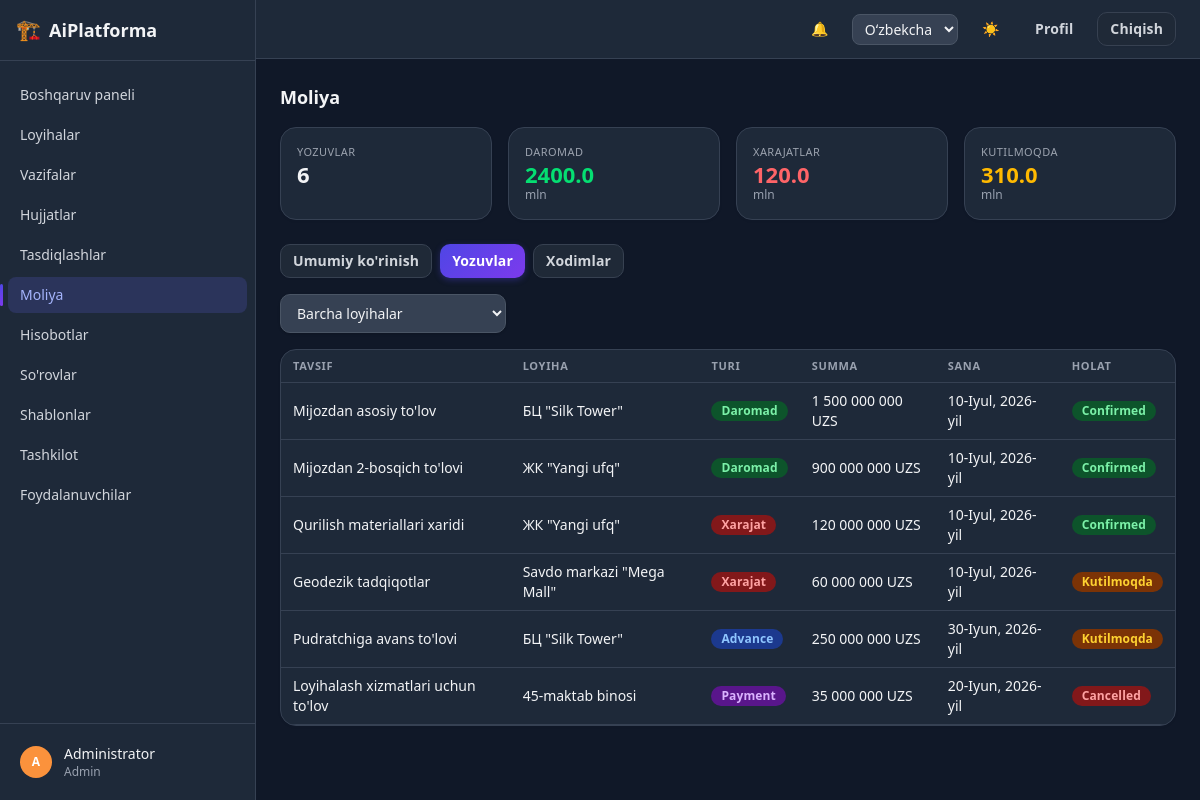
The page /finance/?tab=records (signed in) on the database its author committed.
### apps/accounts/models.py (models this page shows, shortened)
class User(AbstractBaseUser, PermissionsMixin):
    class Role(models.TextChoices):
        ADMIN = "admin", _("Admin")
        MANAGER = "manager", _("Manager")
        GIP = "gip", _("GIP")
        GIP_ASSISTANT = "gip_assistant", _("GIP assistant")
        DESIGNER = "designer", _("Designer")
        REVIEWER = "reviewer", _("Reviewer")
        CLIENT = "client", _("Client")
    id = models.UUIDField(primary_key=True, default=uuid.uuid4, editable=False)
    email = models.EmailField(unique=True)
    full_name = models.CharField(max_length=255)
    role = models.CharField(max_length=20, choices=Role.choices, default=Role.DESIGNER)
    department = models.CharField(max_length=255, blank=True, null=True)
    phone = models.CharField(max_length=50, blank=True, null=True)
    avatar = models.ImageField(upload_to="avatars/", blank=True, null=True)
    telegram_chat_id = models.CharField(max_length=64, blank=True, null=True)
    is_active = models.BooleanField(default=True)
    is_staff = models.BooleanField(default=False)
    is_verified = models.BooleanField(default=False)
    totp_secret = models.CharField(max_length=64, blank=True, null=True)
    two_factor_enabled = models.BooleanField(default=False)
    created_at = models.DateTimeField(auto_now_add=True)
    updated_at = models.DateTimeField(auto_now=True)
    objects = UserManager()
    USERNAME_FIELD = "email"
    REQUIRED_FIELDS = ["full_name"]
    class Meta:
        ordering = ["full_name"]
    def get_short_name(self):
        return self.full_name.split()[0] if self.full_name else self.email

### apps/finance/models.py (models this page shows, shortened)
class FinancialRecord(models.Model):
    id = models.UUIDField(primary_key=True, default=uuid.uuid4, editable=False)
    project = models.ForeignKey("projects.Project", on_delete=models.CASCADE, related_name="financial_records")
    type = models.CharField(max_length=20, choices=RecordType.choices)
    amount = models.FloatField()
    currency = models.CharField(max_length=10, default="UZS")
    description = models.CharField(max_length=500, blank=True, null=True)
    category = models.CharField(max_length=100, blank=True, null=True)
    date = models.DateField()
    status = models.CharField(max_length=20, choices=RecordStatus.choices, default=RecordStatus.PENDING)
    created_by = models.ForeignKey(settings.AUTH_USER_MODEL, on_delete=models.PROTECT)
    created_at = models.DateTimeField(auto_now_add=True)
    updated_at = models.DateTimeField(auto_now=True)
    class Meta:
        ordering = ["-date"]

### apps/projects/models.py (models this page shows, shortened)
class Project(models.Model):
    class Stage(models.TextChoices):
        CONCEPT = "concept", _("Concept")
        PRELIMINARY = "preliminary", _("Preliminary design")
        WORKING_DOCS = "working_docs", _("Working documentation")
        EXPERTISE = "expertise", _("Expertise")
        CONSTRUCTION = "construction", _("Construction")
    class Status(models.TextChoices):
        ACTIVE = "active", _("Active")
        ON_HOLD = "on_hold", _("On hold")
        COMPLETED = "completed", _("Completed")
        CANCELLED = "cancelled", _("Cancelled")
    id = models.UUIDField(primary_key=True, default=uuid.uuid4, editable=False)
    name = models.CharField(max_length=255)
    description = models.CharField(max_length=2000, blank=True, null=True)
    client_name = models.CharField(max_length=255, blank=True, null=True)
    client_contact = models.CharField(max_length=255, blank=True, null=True)
    address = models.CharField(max_length=500, blank=True, null=True)
    stage = models.CharField(max_length=20, choices=Stage.choices, default=Stage.CONCEPT)
    status = models.CharField(max_length=20, choices=Status.choices, default=Status.ACTIVE)
    start_date = models.DateField(blank=True, null=True)
    deadline = models.DateField(blank=True, null=True)
    budget = models.FloatField(default=0)
    paid_amount = models.FloatField(default=0)
    created_by = models.ForeignKey(
        settings.AUTH_USER_MODEL, on_delete=models.PROTECT, related_name="created_projects"
    )
    created_at = models.DateTimeField(auto_now_add=True)
    updated_at = models.DateTimeField(auto_now=True)
    class Meta:
        ordering = ["-created_at"]

### apps/finance/views.py (the view, shortened to what this page needs)
# urls.py: path("", views.finance_home, name="home"),
@login_required
def finance_home(request):
    tab = request.GET.get("tab", "overview")
    projects = visible_projects_for(request.user)
    records = FinancialRecord.objects.filter(project__in=projects)
    context = {"tab": tab, "projects": projects}
    if tab == "records":
        project_id = request.GET.get("project")
        if project_id:
            records = records.filter(project_id=project_id)
        context["records"] = records.select_related("project")[:200]
        context["project_id"] = project_id or ""
        confirmed = records.filter(status=RecordStatus.CONFIRMED)
        context["stat_cards"] = [
            {"label": _("Records"), "value": records.count()},
            {"label": _("Income"), "value": _millions(sum(
                r.amount for r in confirmed.filter(type=RecordType.INCOME))),
             "color": "text-green-600 dark:text-green-400", "sub": _("mln")},
            {"label": _("Expenses"), "value": _millions(sum(
                r.amount for r in confirmed.filter(type=RecordType.EXPENSE))),
             "color": "text-red-600 dark:text-red-400", "sub": _("mln")},
            {"label": _("Pending"), "value": _millions(sum(
                r.amount for r in records.filter(status=RecordStatus.PENDING))),
             "color": "text-amber-600 dark:text-amber-400", "sub": _("mln")},
        ]
    return render(request, "finance/finance_home.html", context)

### templates/finance/finance_home.html (shortened to what this page needs)
{% extends "base.html" %}
{% load i18n core_extras finance_extras %}
{% block page_title %}{% trans "Finance" %}{% endblock %}
{% block content %}
{% include "partials/stat_cards.html" %}
<div class="mb-4 flex gap-2">
  <a href="?tab=overview" class="btn btn-sm {% if tab == 'overview' %}btn-primary{% else %}btn-secondary{% endif %}">{% trans "Overview" %}</a>
  <a href="?tab=records" class="btn btn-sm {% if tab == 'records' %}btn-primary{% else %}btn-secondary{% endif %}">{% trans "Records" %}</a>
  <a href="?tab=employees" class="btn btn-sm {% if tab == 'employees' %}btn-primary{% else %}btn-secondary{% endif %}">{% trans "Employees" %}</a>
</div>
{% if tab == "records" %}
  <form method="get" class="mb-4 flex items-center gap-2">
    <select name="project" onchange="this.form.submit()" class="field-input w-auto">
      <option value="">{% trans "All projects" %}</option>
    </select>
  </form>
  <div class="card overflow-x-auto">
    <table class="w-full text-left text-sm">
      <thead class="border-b border-gray-200 text-gray-500 dark:border-gray-700 dark:text-gray-400">
        <tr><th class="px-3 py-2">{% trans "Description" %}</th><th class="px-3 py-2">{% trans "Project" %}</th>
            <th class="px-3 py-2">{% trans "Type" %}</th><th class="px-3 py-2">{% trans "Amount" %}</th>
            <th class="px-3 py-2">{% trans "Date" %}</th><th class="px-3 py-2">{% trans "Status" %}</th></tr>
      </thead>
      <tbody>
        {% for record in records %}
          <tr class="border-b border-gray-100 dark:border-gray-700">
            <td class="px-3 py-2">{{ record.description|default:"—" }}</td>
            <td class="px-3 py-2">{{ record.project.name }}</td>
            <td class="px-3 py-2"><span class="{{ record.type|record_type_badge }}">{{ record.get_type_display }}</span></td>
            <td class="px-3 py-2">{{ record.amount|money }} {{ record.currency }}</td>
            <td class="px-3 py-2">{{ record.date }}</td>
            <td class="px-3 py-2"><span class="{{ record.status|record_status_badge }}">{{ record.get_status_display }}</span></td>
          </tr>
        {% empty %}
          <tr><td colspan="6" class="px-4 py-6 text-center text-gray-500 dark:text-gray-400">{% trans "No records." %}</td></tr>
        {% endfor %}
      </tbody>
    </table>
  </div>
{% endif %}
{% endblock %}

### templates/partials/sidebar.html
{% load i18n core_extras %}
<aside class="hidden w-64 shrink-0 flex-col border-r border-gray-200 bg-white dark:border-gray-700 dark:bg-gray-800 md:flex">
  <div class="flex items-center gap-2 border-b border-gray-200 px-4 py-4 dark:border-gray-700">
    <span class="text-xl">🏗️</span>
    <span class="text-lg font-semibold">AiPlatforma</span>
  </div>
  <nav class="flex-1 space-y-1 overflow-y-auto px-2 py-4 text-sm">
    {% url 'core:dashboard' as dashboard_url %}
    <a href="{{ dashboard_url }}" class="flex items-center gap-3 rounded-lg px-3 py-2 font-medium
      {% if request.path == dashboard_url %}bg-blue-50 text-blue-700 dark:bg-blue-950 dark:text-blue-300{% else %}text-gray-600 hover:bg-gray-100 dark:text-gray-300 dark:hover:bg-gray-700{% endif %}">
      {% trans "Dashboard" %}
    </a>
    {% url 'projects:list' as projects_url %}
    <a href="{{ projects_url }}" class="flex items-center gap-3 rounded-lg px-3 py-2 font-medium
      {% if request.path|slice:":9" == "/projects" %}bg-blue-50 text-blue-700 dark:bg-blue-950 dark:text-blue-300{% else %}text-gray-600 hover:bg-gray-100 dark:text-gray-300 dark:hover:bg-gray-700{% endif %}">
      {% trans "Projects" %}
    </a>
    {% url 'tasks:board' as tasks_url %}
    <a href="{{ tasks_url }}" class="flex items-center gap-3 rounded-lg px-3 py-2 font-medium
      {% if request.path|slice:":6" == "/tasks" %}bg-blue-50 text-blue-700 dark:bg-blue-950 dark:text-blue-300{% else %}text-gray-600 hover:bg-gray-100 dark:text-gray-300 dark:hover:bg-gray-700{% endif %}">
      {% trans "Tasks" %}
    </a>
    {% url 'documents:list' as documents_url %}
    <a href="{{ documents_url }}" class="flex items-center gap-3 rounded-lg px-3 py-2 font-medium
      {% if request.path == documents_url %}bg-blue-50 text-blue-700 dark:bg-blue-950 dark:text-blue-300{% else %}text-gray-600 hover:bg-gray-100 dark:text-gray-300 dark:hover:bg-gray-700{% endif %}">
      {% trans "Documents" %}
    </a>
    {% url 'documents:approvals' as approvals_url %}
    <a href="{{ approvals_url }}" class="flex items-center gap-3 rounded-lg px-3 py-2 font-medium
      {% if request.path == approvals_url %}bg-blue-50 text-blue-700 dark:bg-blue-950 dark:text-blue-300{% else %}text-gray-600 hover:bg-gray-100 dark:text-gray-300 dark:hover:bg-gray-700{% endif %}">
      {% trans "Approvals" %}
    </a>
    {% url 'finance:home' as finance_url %}
    <a href="{{ finance_url }}" class="flex items-center gap-3 rounded-lg px-3 py-2 font-medium
      {% if request.path == finance_url %}bg-blue-50 text-blue-700 dark:bg-blue-950 dark:text-blue-300{% else %}text-gray-600 hover:bg-gray-100 dark:text-gray-300 dark:hover:bg-gray-700{% endif %}">
      {% trans "Finance" %}
    </a>
    {% url 'reports:dashboard' as reports_url %}
    <a href="{{ reports_url }}" class="flex items-center gap-3 rounded-lg px-3 py-2 font-medium
      {% if request.path == reports_url %}bg-blue-50 text-blue-700 dark:bg-blue-950 dark:text-blue-300{% else %}text-gray-600 hover:bg-gray-100 dark:text-gray-300 dark:hover:bg-gray-700{% endif %}">
      {% trans "Reports" %}
    </a>
    {% url 'requests_app:list' as requests_url %}
    <a href="{{ requests_url }}" class="flex items-center gap-3 rounded-lg px-3 py-2 font-medium
      {% if request.path|slice:":9" == "/requests" %}bg-blue-50 text-blue-700 dark:bg-blue-950 dark:text-blue-300{% else %}text-gray-600 hover:bg-gray-100 dark:text-gray-300 dark:hover:bg-gray-700{% endif %}">
      {% trans "Requests" %}
    </a>
    {% url 'document_templates:list' as templates_url %}
    <a href="{{ templates_url }}" class="flex items-center gap-3 rounded-lg px-3 py-2 font-medium
      {% if request.path|slice:":10" == "/templates" %}bg-blue-50 text-blue-700 dark:bg-blue-950 dark:text-blue-300{% else %}text-gray-600 hover:bg-gray-100 dark:text-gray-300 dark:hover:bg-gray-700{% endif %}">
      {% trans "Templates" %}
    </a>
    {% url 'organization:list' as organization_url %}
    <a href="{{ organization_url }}" class="flex items-center gap-3 rounded-lg px-3 py-2 font-medium
      {% if request.path == organization_url %}bg-blue-50 text-blue-700 dark:bg-blue-950 dark:text-blue-300{% else %}text-gray-600 hover:bg-gray-100 dark:text-gray-300 dark:hover:bg-gray-700{% endif %}">
      {% trans "Organization" %}
    </a>
    {% url 'accounts:user_list' as users_url %}
    <a href="{{ users_url }}" class="flex items-center gap-3 rounded-lg px-3 py-2 font-medium
      {% if request.path == users_url %}bg-blue-50 text-blue-700 dark:bg-blue-950 dark:text-blue-300{% else %}text-gray-600 hover:bg-gray-100 dark:text-gray-300 dark:hover:bg-gray-700{% endif %}">
      {% trans "Users" %}
    </a>
  </nav>
  <div class="border-t border-gray-200 p-3 dark:border-gray-700">
    <a href="{% url 'accounts:profile' %}" class="flex items-center gap-3 rounded-lg px-2 py-2 hover:bg-gray-100 dark:hover:bg-gray-700">
      <span class="flex h-8 w-8 items-center justify-center rounded-full text-xs font-semibold text-white"
            style="background-color: {{ request.user.full_name|avatar_color }};">
        {{ request.user.full_name|initials }}
      </span>
      <span class="truncate text-sm">
        <span class="block font-medium">{{ request.user.get_short_name }}</span>
        <span class="block text-xs text-gray-500 dark:text-gray-400">{{ request.user.get_role_display }}</span>
      </span>
    </a>
  </div>
</aside>

### rows shown on the page
User: user.full_name|initials "A", user.get_short_name "Administrator", user.role "Admin"
FinancialRecord: description "Mijozdan asosiy to'lov", project.name "БЦ \"Silk Tower\"", type "Daromad", amount "1 500 000 000", currency "UZS", date "10-Iyul, 2026-yil", status "Confirmed"
FinancialRecord: description "Mijozdan 2-bosqich to'lovi", project.name "ЖК \"Yangi ufq\"", type "Daromad", amount "900 000 000", currency "UZS", date "10-Iyul, 2026-yil", status "Confirmed"
FinancialRecord: description "Qurilish materiallari xaridi", project.name "ЖК \"Yangi ufq\"", type "Xarajat", amount "120 000 000", currency "UZS", date "10-Iyul, 2026-yil", status "Confirmed"
FinancialRecord: description "Geodezik tadqiqotlar", project.name "Savdo markazi \"Mega Mall\"", type "Xarajat", amount "60 000 000", currency "UZS", date "10-Iyul, 2026-yil", status "Kutilmoqda"
FinancialRecord: description "Pudratchiga avans to'lovi", project.name "БЦ \"Silk Tower\"", type "Advance", amount "250 000 000", currency "UZS", date "30-Iyun, 2026-yil", status "Kutilmoqda"
FinancialRecord: description "Loyihalash xizmatlari uchun to'lov", project.name "45-maktab binosi", type "Payment", amount "35 000 000", currency "UZS", date "20-Iyun, 2026-yil", status "Cancelled"

### other values the page prints
{{ s.label }} "YOZUVLAR" "DAROMAD" "XARAJATLAR" "KUTILMOQDA"
{{ s.value }} "6" "2400.0" "120.0" "310.0"
{{ s.sub }} "mln" "mln" "mln"
form field language "Oʻzbekcha"
